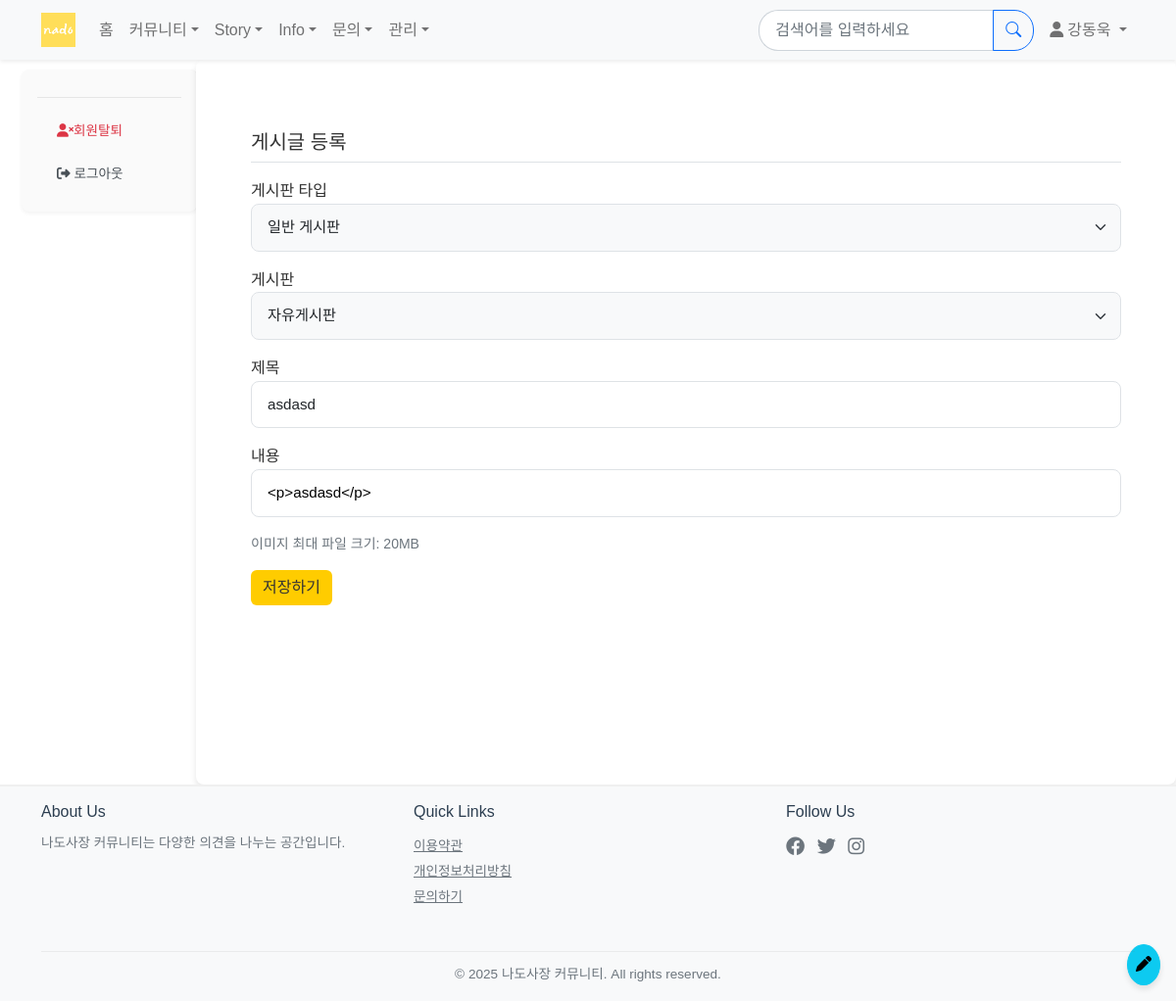
The page /board/question/modify/65/ (signed in) on the database its author committed.
### common/models.py (models this page shows, shortened)
class CustomUser(AbstractBaseUser, PermissionsMixin):
    username = models.CharField(
        _('닉네임'),
        max_length=150,
        unique = True,
        help_text=_('필수. 150자 이내로 입력해주세요.')
    )
    user_id = models.CharField(
        _('아이디'),
        max_length=30,
        unique=True,
        help_text=_('필수. 로그인에 사용될 아이디를 입력해주세요.')
    )
    email = models.EmailField(
        _('이메일'),
        unique=True,
        help_text=_('필수. 인증에 사용될 이메일을 입력해주세요.')
    )
    business_type = models.ForeignKey(
        BusinessType,
        on_delete=models.SET_NULL,
        null=True,
        blank=True,
        verbose_name=_('업종'),
        related_name='users'
    )
    business_name = models.CharField(
        _('사업장 이름'),
        max_length=100,
        blank=True,
        null=True
    )
    is_active = models.BooleanField(
        _('활성화'),
        default=False,
        help_text=_('이메일 인증 후 활성화됩니다.')
    )
    is_staff = models.BooleanField(
        _('admin 접근 권한'),
        default=False
    )
    is_admin = models.BooleanField(
        _('일반 관리자 권한'),
        default=False
    )
    is_superuser = models.BooleanField(
        _('최고 관리자 권한'),
        default=False
    )
    is_advertise = models.BooleanField(
        _('광고주 권한'),
        default=False
    )
    is_restricted = models.BooleanField(default=False)  # 계정 정지 여부
    restrict_end_date = models.DateTimeField(null=True, blank=True)  # 정지 해제 예정일
    date_joined = models.DateTimeField(_('가입일'), default=timezone.now)
    email_verified = models.BooleanField(_('이메일 인증됨'), default=False)
    objects = CustomUserManager()
    USERNAME_FIELD = 'user_id'
    EMAIL_FIELD = 'email'
    REQUIRED_FIELDS = ['username', 'email']
    class Meta:
        verbose_name = _('사용자')
        verbose_name_plural = _('사용자들')

### board/models.py (models this page shows, shortened)
class Question(models.Model):
    category = models.ForeignKey(
        Category,
        on_delete=models.SET_NULL,
        null=True,
        related_name='questions'
    )
    author = models.ForeignKey(settings.AUTH_USER_MODEL, on_delete=models.CASCADE, related_name='author_question')
    subject = models.CharField(max_length=200)
    content = models.TextField()
    modify_date = models.DateTimeField(null=True, blank=True)
    create_date = models.DateTimeField()
    up_voter = models.ManyToManyField(settings.AUTH_USER_MODEL, related_name='question_up_voter',blank=True)
    down_voter = models.ManyToManyField(settings.AUTH_USER_MODEL, related_name='question_down_voter',blank=True)
    is_notice = models.BooleanField(default=False)
    bookmarks = models.ManyToManyField(settings.AUTH_USER_MODEL, related_name='bookmarked_questions', blank=True)
    view_count = models.PositiveIntegerField(default=0)

class Category(models.Model):
    TYPE_CHOICES = (
        ('board', '글게시판'),
        ('story', '이야기게시판'),
        ('advertise','광고게시판'),
        ('info','정보게시판')
    )
    name = models.CharField(max_length=50, unique=True)
    slug = models.SlugField(max_length=200, unique=True)
    description = models.TextField(blank=True)
    order = models.IntegerField(default=0)
    is_active = models.BooleanField(default=True)
    is_business = models.BooleanField(default=False)  # 사업 분야 대분류에 해당. profile, 회원가입에 사용됨.
    type = models.CharField(max_length=10, choices=TYPE_CHOICES, default='board')
    created_at = models.DateTimeField(auto_now_add=True)

### board/views/question_views.py (the view)
# urls.py: path('question/modify/<int:question_id>/',question_views.question_modify,name='question_modify'),
@login_required(login_url='common:login')
def question_modify(request,question_id):
    question = get_object_or_404(Question,pk=question_id)
    if request.user != question.author:
        messages.error(request,'수정권한이 없습니다.')
        return redirect('board:detail',question_id = question.id)
    if request.method == "POST":
        form = QuestionForm(request.POST,instance = question)
        if form.is_valid():
            question = form.save(commit=False)
            question.author = request.user
            question.modify_date = timezone.now()
            question.save()
            return redirect('board:detail',question_id = question.id)
    else:
        form = QuestionForm(instance=question)
    context = {
        'category':question.category,
        'form':form,
        'category_type':question.category.type,
        }
    return render(request,'board/question_form.html',context)

### board/forms.py (shortened to what this page needs)
class QuestionForm(forms.ModelForm):
    class Meta:
        model = Question
        fields = ['category', 'subject', 'content', 'is_notice']
        widgets = {
            'content': SummernoteWidget(),
            'subject': forms.TextInput(attrs={'class': 'form-control'})
        }
    def __init__(self, *args, **kwargs):
        user = kwargs.pop('user', None)
        self.is_edit = kwargs.pop('is_edit', False)
        super().__init__(*args, **kwargs)
        if user and not user.is_admin:
            self.fields['is_notice'].widget = forms.HiddenInput()
            self.fields['category'].queryset = Category.objects.filter(is_active=True).exclude(slug__in=['all', 'hot'])
        if user and user.is_admin:
            self.fields['is_notice'].label = "공지사항으로 등록"

### board/context_processors.py (called while the page is built)
def categories(request):
    return {
        'categories' : Category.objects.filter(is_active = True).order_by('order')
    }

def board_categories(request):
    board_categories = Category.objects.filter(is_active=True,type='board')
    return {
        'board_categories' : Category.objects.filter(is_active=True,type='board').order_by('order'),
        'board_Q_count' : Question.objects.filter(category__in=board_categories).count(),
        'user_count' : CustomUser.objects.filter(is_active=True).count()
            }

def board_business_categories(request):
    return {
        'business_categories' : Category.objects.filter(is_active=True,type='board',is_business=True).order_by('order'),
        'nonbusiness_categories' : Category.objects.filter(is_active=True,type='board',is_business=False).order_by('order')
            }

def each_categories(request):
    return {
        'story_categories' : Category.objects.filter(is_active=True,type='story').order_by('order'),
        'info_categories' : Category.objects.filter(is_active=True,type='info').order_by('order') ,
        'advertise_categories' : Category.objects.filter(is_active=True,type='advertise').order_by('order')
    }

### templates/board/question_form.html (shortened to what this page needs)
{% extends "base.html" %}
{% block content %}
<div class="container">
    <h5 class="my-3 border-bottom pb-2">게시글 등록</h5>
    <form method="post" enctype="multipart/form-data" class="post-form my-3">
        <div class="form-group mb-3">
            <label for="board_type">게시판 타입</label>
            <select name="board_type" id="board_type" class="form-control"
                    {% if form.instance.id %}disabled{% endif %}>
                {% if form.instance.id %}
                    <option value="{{ form.instance.category.type }}">
                        {% if form.instance.category.type == 'board' %}
                            일반 게시판
                        {% elif form.instance.category.type == 'story' %}
                            이야기 게시판
                        {% elif form.instance.category.type == 'advertise' %}
                            광고
                        {% endif %}
                    </option>
                {% endif %}
            </select>
        </div>
        <div class="form-group mb-3">
            <label for="category">게시판</label>
            <select name="category" id="category" class="form-control" disabled>
                {% if form.instance.id %}
                    <option value="{{ form.instance.category.id }}">{{ form.instance.category.name }}</option>
                {% else %}
                    <option value="">게시판을 선택하세요</option>
                {% endif %}
            </select>
        </div>
        <div class="form-group mb-3">
            <label for="subject">제목</label>
            <input type="text" name="subject" id="subject" class="form-control"
                   value="{{form.subject.value|default_if_none:''}}">
        </div>
        <div class="form-group mb-3">
            <label for="content">내용</label>
            {{ form.content }}
        </div>
        <div class="form-group mb-3">
            <small class="text-muted d-block mt-1">이미지 최대 파일 크기: 20MB</small>
        </div>
        <button type="submit" class="btn btn-primary">저장하기</button>
    </form>
</div>
{% endblock %}

### templates/navbar.html (shortened to what this page needs)
{% load static %}
<nav class="navbar navbar-expand-lg navbar-light bg-light shadow-sm sticky-top">
    <div class="container">
        <a href="{% url 'board:index' %}" class="navbar-brand">
            <img src="{% static 'nado.png' %}" alt="파파이스 로고" height="30">
        </a>
        <div class="collapse navbar-collapse" id="navbarNav">
            <ul class="navbar-nav me-auto">
                <li class="nav-item">
                    <a class="nav-link {% if request.resolver_match.url_name == 'index' %}active{% endif %}"
                       href="{% url 'board:index' %}">홈</a>
                </li>
                <li class="nav-item dropdown">
                    <a class="nav-link dropdown-toggle" href="#" id="communityDropdown" role="button"
                       data-bs-toggle="dropdown" aria-expanded="false">커뮤니티</a>
                </li>
                <li class="nav-item dropdown">
                    <a class="nav-link dropdown-toggle" href="#" id="storyDropdown" role="button"
                       data-bs-toggle="dropdown" aria-expanded="false">Story</a>
                </li>
                <li class="nav-item dropdown">
                    <a class="nav-link dropdown-toggle" href="#" id="infoDropdown" role="button"
                       data-bs-toggle="dropdown" aria-expanded="false">Info</a>
                </li>
                <li class="nav-item dropdown">
                    <a class="nav-link dropdown-toggle" href="#" id="inquiryDropdown" role="button"
                       data-bs-toggle="dropdown" aria-expanded="false">문의</a>
                </li>
                {% if user.is_authenticated %}
                {% if user.is_admin or user.is_advertise %}
                <li class="nav-item dropdown">
                    <a class="nav-link dropdown-toggle" href="#" id="adminDropdown" role="button"
                       data-bs-toggle="dropdown" aria-expanded="false">관리</a>
                </li>
                {% endif %}
                {% endif %}
            </ul>
            <form class="d-flex me-2" action="{% url 'board:search' %}" method="get">
                <div class="input-group">
                    <input class="form-control" type="search" name="q" placeholder="검색어를 입력하세요"
                           value="{{ request.GET.q|default:'' }}" aria-label="검색">
                    <button class="btn btn-outline-primary" type="submit">
                        <i class="bi bi-search"></i>
                    </button>
                </div>
            </form>
            <ul class="navbar-nav">
                {% if user.is_authenticated %}
                    <li class="nav-item dropdown">
                        <a class="nav-link dropdown-toggle" href="#" id="userDropdown" role="button"
                           data-bs-toggle="dropdown" aria-expanded="false">
                            <i class="fas fa-user me-1"></i>{{ user.username }}
                        </a>
                    </li>
                {% else %}
                    <li class="nav-item">
                        <a href="{% url 'common:login' %}" class="nav-link">
                            <i class="fas fa-sign-in-alt me-1"></i>로그인
                        </a>
                    </li>
                {% endif %}
            </ul>
        </div>
    </div>
</nav>

### static/style.css (style rules this page uses)
:root { --sidebar-width: 240px; --primary-color: #2C3E50; --hover-color: #f8f9fa; --active-color: #e9ecef; }
.btn-primary { background-color: var(--primary-color); border: none; }
.form-control { border-radius: 20px 0 0 20px; }
.btn-outline-primary { border-radius: 0 20px 20px 0; }
.navbar { background-color: #ffffff; box-shadow: 0 2px 4px rgba(0, 0, 0, 0.1); }
.nav-link { font-weight: 500; }

### templates/navbar.html (style rules this page uses)
.navbar { padding: 0.5rem 0; }
.navbar-brand img { height: 35px; transition: transform 0.2s ease; }
.form-control { border-radius: 20px 0 0 20px; border-right: none; padding: 0.5rem 1rem; }
.btn-outline-primary { border-radius: 0 20px 20px 0; }

### templates/base.html (style rules this page uses)
body { font-family: 'Noto Sans KR', sans-serif; line-height: 1.6; color: #333; }
.btn-primary { background-color: #ffcc00; border-color: #ffcc00; color: #333; }

### templates/board/question_form.html (style rules this page uses)
.form-group select, .form-group input[type="text"] { appearance: none; width: 100%; padding: 0.75rem 1rem; font-size: 0.95rem; line-height: 1.5; border: 1px solid #dee2e6; border-radius: 8px; transition: all 0.2s ease; }
.form-group select { background-repeat: no-repeat; background-position: right 0.75rem center; background-size: 16px 12px; }
.form-group select:disabled, .form-group input[type="text"]:disabled { background-color: #f8f9fa; cursor: not-allowed; }

### rows shown on the page
CustomUser: username "강동욱"
Question: board_type "일반 게시판", category "자유게시판", subject "asdasd", content "<p>asdasd</p>"
